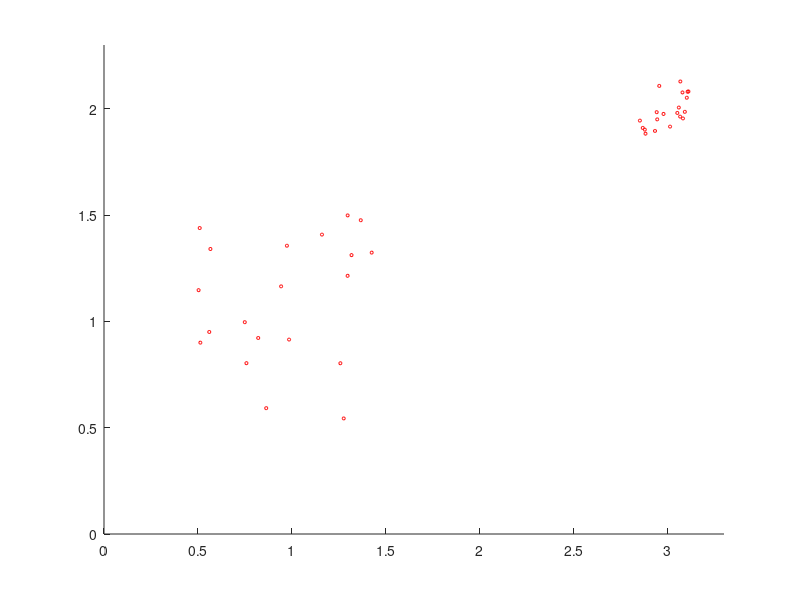

Recreate this plot in MATLAB.
R = 1;
m = 20;
bimodal_data = zeros(2*m,2);

P1 = [1 1];
for j=1:m
    x = (rand()-0.5)*R + P1(1);
    y = (rand()-0.5)*R + P1(2);
    while 1
        if ((x-P1(1))^2 + (y-P1(2))^2 > R^2)
            x = (rand()-0.5)*2*R + P1(1);
            y = (rand()-0.5)*2*R + P1(2);
        else
            break
        end
    end
    bimodal_data(j,:) = [x,y];
end

r = 0.3;
P2 = [3 2];
for j=m+1:2*m
    x = (rand()-0.5)*r + P2(1);
    y = (rand()-0.5)*r + P2(2);
    while 1
        if ((x-P2(1))^2 + (y-P2(2))^2 > r^2)
            x = (rand()-0.5)*2*r + P2(1);
            y = (rand()-0.5)*2*r + P2(2);
        else
            break
        end
    end
    bimodal_data(j,:) = [x,y];
end

%%%%

scatter(bimodal_data(:,1), bimodal_data(:,2), 5, 'r');
axis([P1(1)-R P2(1)+r P1(2)-R P2(2)+r]);